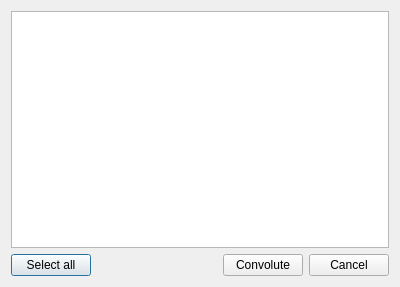
<?xml version="1.0" encoding="UTF-8"?>
<ui version="4.0">
 <class>ConvoluteMultipleFilesDialog</class>
 <widget class="QDialog" name="ConvoluteMultipleFilesDialog">
  <property name="geometry">
   <rect>
    <x>0</x>
    <y>0</y>
    <width>400</width>
    <height>287</height>
   </rect>
  </property>
  <property name="windowTitle">
   <string>Dialog</string>
  </property>
  <layout class="QVBoxLayout" name="verticalLayout">
   <item>
    <widget class="QListWidget" name="listWidget"/>
   </item>
   <item>
    <layout class="QHBoxLayout" name="horizontalLayout">
     <item>
      <widget class="QPushButton" name="SelectAllButton">
       <property name="text">
        <string>Select all</string>
       </property>
      </widget>
     </item>
     <item>
      <spacer name="horizontalSpacer">
       <property name="orientation">
        <enum>Qt::Horizontal</enum>
       </property>
       <property name="sizeHint" stdset="0">
        <size>
         <width>98</width>
         <height>20</height>
        </size>
       </property>
      </spacer>
     </item>
     <item>
      <widget class="QPushButton" name="ConvoluteButton">
       <property name="text">
        <string>Convolute</string>
       </property>
      </widget>
     </item>
     <item>
      <widget class="QPushButton" name="CancelButton">
       <property name="text">
        <string>Cancel</string>
       </property>
      </widget>
     </item>
    </layout>
   </item>
  </layout>
 </widget>
 <resources/>
 <connections/>
</ui>
